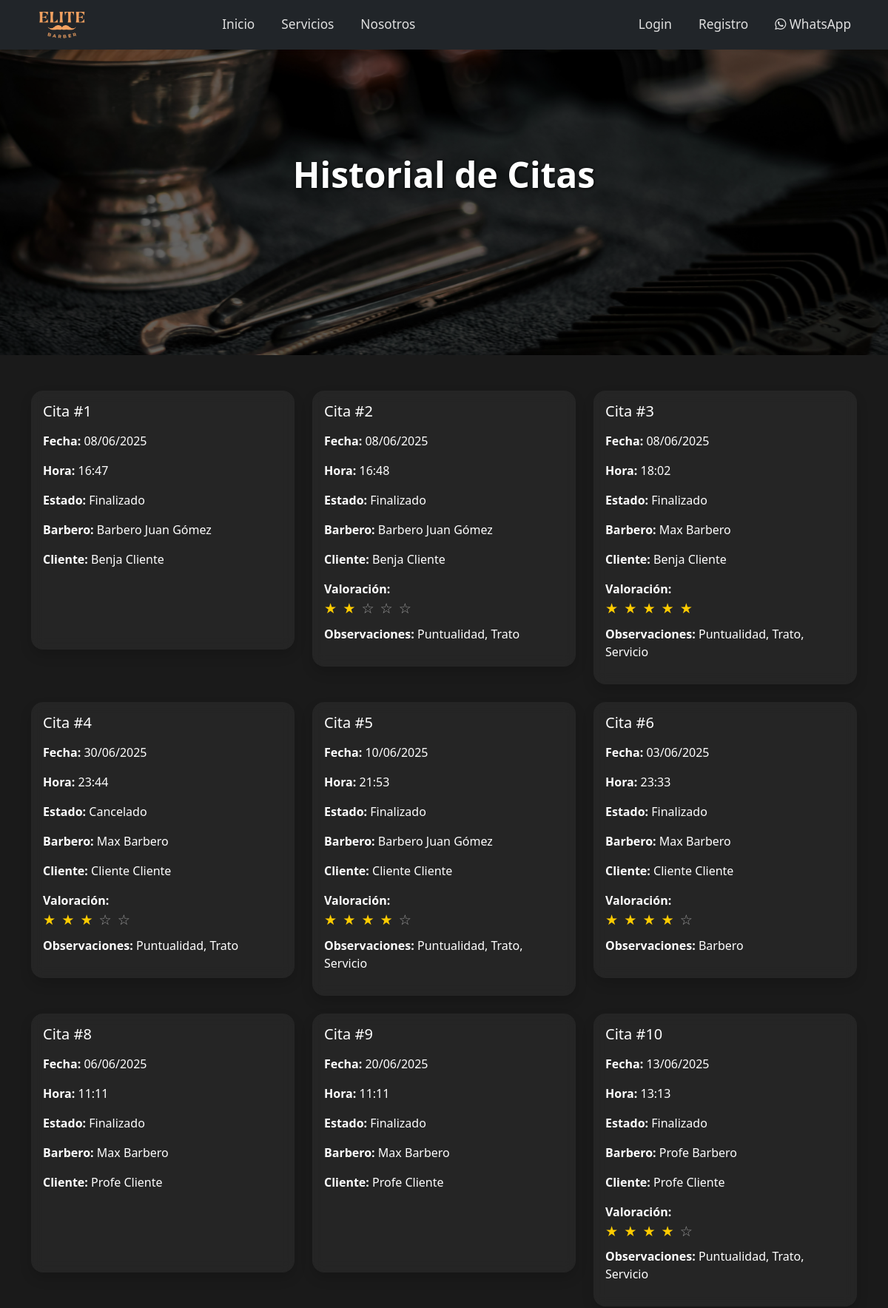
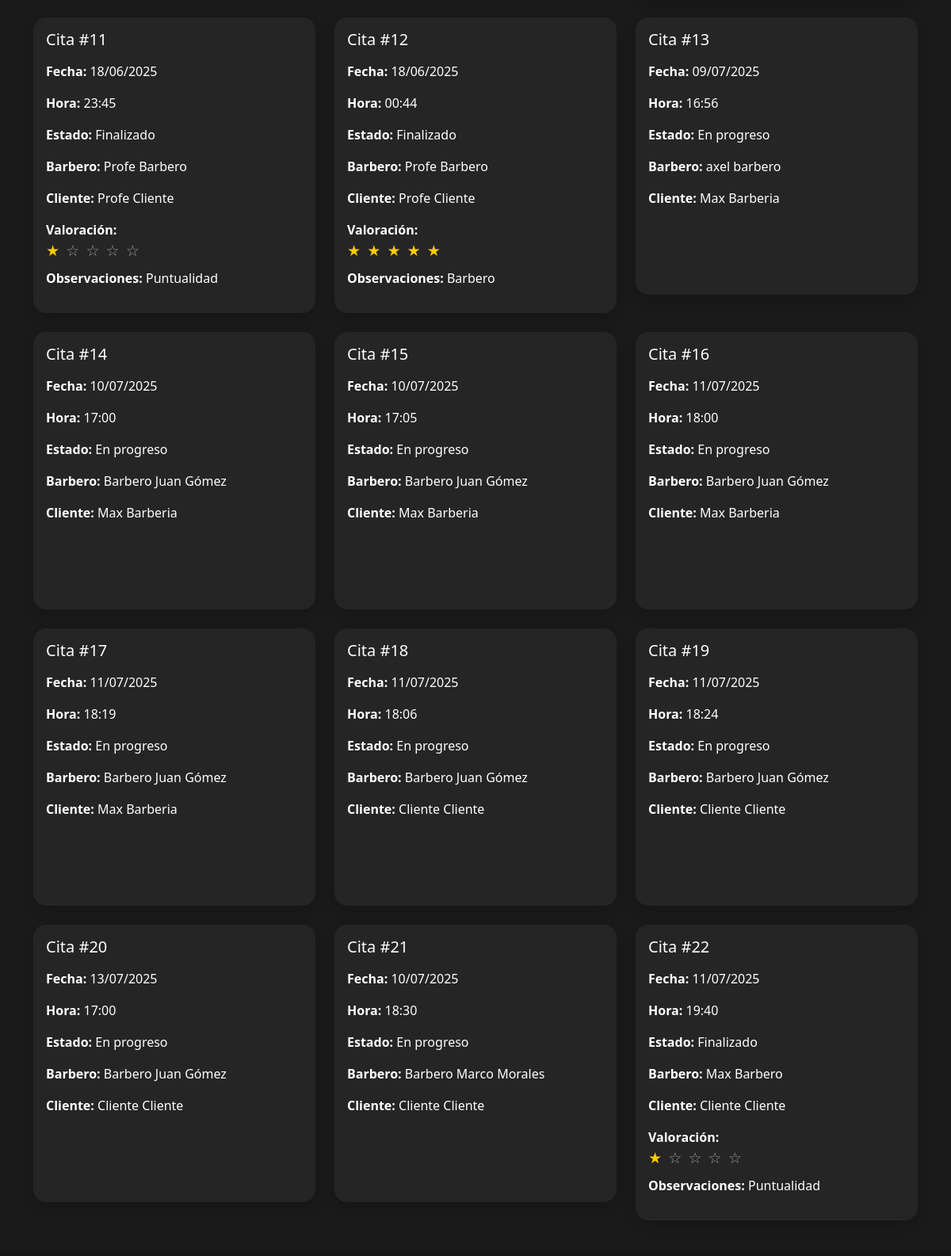
Screenshot of /registro_citas/ (upper part) with the database file from the repository (2 pictures, top to bottom).
### gestion3/models.py (models this page shows, shortened)
class Cita(models.Model):
    id_cita = models.AutoField(primary_key=True)
    id_cliente = models.ForeignKey(Usuario, on_delete=models.CASCADE, related_name='citas_cliente')
    id_servicio = models.ForeignKey(Servicio, on_delete=models.CASCADE)
    id_estado_cita = models.ForeignKey(EstadoCita, on_delete=models.CASCADE)
    fecha_cita = models.DateField()
    hora_cita = models.TimeField()

class EstadoCita(models.Model):
    id_estado_cita = models.AutoField(primary_key=True)
    ESTADO_CITA_CHOICES = [
        ('En progreso', 'En progreso'),
        ('Finalizado', 'Finalizado'),
        ('Cancelado', 'Cancelado'),
    ]
    estado_cita = models.CharField(max_length=20, choices=ESTADO_CITA_CHOICES)

class Servicio(models.Model):
    id_servicio = models.AutoField(primary_key=True)
    id_usuario = models.ForeignKey(Usuario, on_delete=models.CASCADE)
    id_subservicio = models.ForeignKey(SubServicio, on_delete=models.CASCADE)
    descripcion = models.TextField(null=True, blank=True)
    duracion_minutos = models.PositiveIntegerField()
    precio = models.FloatField()

class Usuario(models.Model):
    id_usuario = models.AutoField(primary_key=True)
    id_tipo_usuario = models.ForeignKey(TipoUsuario, on_delete=models.CASCADE)
    nombre = models.CharField(max_length=100)
    apellido = models.CharField(max_length=100)
    telefono = models.CharField(max_length=20, null=True, blank=True)
    correo = models.EmailField(null=True, blank=True)
    contraseña_hash = models.CharField(max_length=255)
    descripcion_usuario = models.TextField(null=True, blank=True)
    imagen = models.ImageField(upload_to='usuarios/', null=True, blank=True)
    id_estado_usuario = models.ForeignKey(EstadoUsuario, on_delete=models.CASCADE)

### gestion3/views.py (the view)
# urls.py: path('registro_citas/', views.registro_citas, name='registro_citas'),
def registro_citas(request):
    citas = Cita.objects.all()
    citas_con_valoracion = []
    for cita in citas:
        observaciones = ValoracionObservacion.objects.filter(id_cita=cita)
        if observaciones.exists():
            valoracion = observaciones.first().valoracion
            observaciones_list = [obs.id_observacion.nombre_observacion for obs in observaciones]
        else:
            valoracion = None
            observaciones_list = []
        citas_con_valoracion.append({
            'cita': cita,
            'valoracion': valoracion,
            'observaciones': observaciones_list
        })
    return render(request, 'gestion3/registro_citas.html', {
        'citas_con_valoracion': citas_con_valoracion
    })

### gestion3/context_processors.py (called while the page is built)
def tipo_usuario_context(request):
    tipo_usuario = None
    if request.session.get('usuario_id'):
        try:
            usuario = Usuario.objects.get(id_usuario=request.session['usuario_id'])
            tipo_usuario = usuario.id_tipo_usuario.tipo
        except Usuario.DoesNotExist:
            pass
    return {'tipo_usuario': tipo_usuario}

### gestion3/templates/gestion3/registro_citas.html (shortened to what this page needs)
{% load static %}
<!DOCTYPE html>
<html lang="es">
<head>
  <link href="https://cdn.jsdelivr.net/npm/bootstrap@5.3.0/dist/css/bootstrap.min.css" rel="stylesheet" />
  <link rel="stylesheet" href="{% static 'gestion3/css/nav.css' %}" />
  <link rel="stylesheet" href="{% static 'gestion3/css/historial_citas.css' %}" />
</head>
<body>
  {% include 'gestion3/nav.html' %}
  <header class="hero-citas text-white text-center">
    <div class="overlay"></div>
    <div class="container position-relative z-1">
      <h1 class="display-5 fw-bold">Historial de Citas</h1>
    </div>
  </header>
  <main class="container py-5">
    <div class="row g-4">
      {% for item in citas_con_valoracion %}
        <div class="col-md-6 col-lg-4">
          <div class="card cita-card shadow {% if item.cita.id_estado_cita.estado_cita == 'Finalizado' %}finalizada{% elif item.cita.id_estado_cita.estado_cita == 'Cancelado' %}rechazada{% else %}activa{% endif %}">
            <div class="card-body">
              <h5 class="card-title mb-3">Cita #{{ item.cita.id_cita }}</h5>
              <p><strong>Fecha:</strong> {{ item.cita.fecha_cita|date:"d/m/Y" }}</p>
              <p><strong>Hora:</strong> {{ item.cita.hora_cita }}</p>
              <p><strong>Estado:</strong> {{ item.cita.id_estado_cita.estado_cita }}</p>
              <p><strong>Barbero:</strong> {{ item.cita.id_servicio.id_usuario.nombre }} {{ item.cita.id_servicio.id_usuario.apellido }}</p>
              <p><strong>Cliente:</strong> {{ item.cita.id_cliente.nombre }} {{ item.cita.id_cliente.apellido }}</p>
              {% if item.valoracion %}
                <div class="mt-3">
                  <strong>Valoración:</strong>
                  <div class="estrellas">
                    {% for i in "12345" %}
                      {% if forloop.counter <= item.valoracion %}
                        <span class="estrella llena">&#9733;</span>
                      {% else %}
                        <span class="estrella vacia">&#9734;</span>
                      {% endif %}
                    {% endfor %}
                  </div>
                  <p class="mt-2"><strong>Observaciones:</strong> {{ item.observaciones|join:", " }}</p>
                </div>
              {% endif %}
            </div>
          </div>
        </div>
      {% empty %}
        <div class="col-12 text-center">
          <p class="text-muted fs-5">No hay citas registradas.</p>
        </div>
      {% endfor %}
    </div>
  </main>
</body>
</html>

### gestion3/static/gestion3/css/historial_citas.css (style rules this page uses)
body { background: #1a1a1a; color: #fff; font-family: 'Segoe UI', sans-serif; margin: 0; padding: 0; }
.hero-citas { position: relative; height: 60vh; background: url('/static/gestion3/images/fondo-main.jpeg') center center / cover no-repeat; display: flex; align-items: center; justify-content: center; text-shadow: 1px 1px 4px #000; }
.hero-citas .overlay { position: absolute; inset: 0; background-color: rgba(0, 0, 0, 0.6); z-index: 0; }
.hero-citas .container { position: relative; z-index: 1; }
.card.cita-card { border: none; border-radius: 16px; overflow: hidden; transition: transform 0.3s ease; background-color: rgba(255, 255, 255, 0.05); backdrop-filter: blur(8px); color: white; min-height: 350px; }
.finalizada { border-left: 5px solid #4caf50; }
.rechazada { border-left: 5px solid #f44336; }
.activa { border-left: 5px solid #2196f3; }
.estrellas { font-size: 1.2rem; }
.estrella { margin-right: 3px; }
.estrella.llena { color: #ffcc00; }
.estrella.vacia { color: #999; }

### rows the page displays
Cita: cita.id_cita "1", cita.fecha_cita "08/06/2025", cita.hora_cita "16:47", cita.id_estado_cita.estado_cita "Finalizado", cita.id_servicio.id_usuario.nombre "Barbero Juan", cita.id_servicio.id_usuario.apellido "Gómez", cita.id_cliente.nombre "Benja", cita.id_cliente.apellido "Cliente"
Cita: cita.id_cita "2", cita.fecha_cita "08/06/2025", cita.hora_cita "16:48", cita.id_estado_cita.estado_cita "Finalizado", cita.id_servicio.id_usuario.nombre "Barbero Juan", cita.id_servicio.id_usuario.apellido "Gómez", cita.id_cliente.nombre "Benja", cita.id_cliente.apellido "Cliente", observaciones "Puntualidad, Trato"
Cita: cita.id_cita "3", cita.fecha_cita "08/06/2025", cita.hora_cita "18:02", cita.id_estado_cita.estado_cita "Finalizado", cita.id_servicio.id_usuario.nombre "Max", cita.id_servicio.id_usuario.apellido "Barbero", cita.id_cliente.nombre "Benja", cita.id_cliente.apellido "Cliente", observaciones "Puntualidad, Trato, Servicio"
Cita: cita.id_cita "4", cita.fecha_cita "30/06/2025", cita.hora_cita "23:44", cita.id_estado_cita.estado_cita "Cancelado", cita.id_servicio.id_usuario.nombre "Max", cita.id_servicio.id_usuario.apellido "Barbero", cita.id_cliente.nombre "Cliente", cita.id_cliente.apellido "Cliente", observaciones "Puntualidad, Trato"
Cita: cita.id_cita "5", cita.fecha_cita "10/06/2025", cita.hora_cita "21:53", cita.id_estado_cita.estado_cita "Finalizado", cita.id_servicio.id_usuario.nombre "Barbero Juan", cita.id_servicio.id_usuario.apellido "Gómez", cita.id_cliente.nombre "Cliente", cita.id_cliente.apellido "Cliente", observaciones "Puntualidad, Trato, Servicio"
Cita: cita.id_cita "6", cita.fecha_cita "03/06/2025", cita.hora_cita "23:33", cita.id_estado_cita.estado_cita "Finalizado", cita.id_servicio.id_usuario.nombre "Max", cita.id_servicio.id_usuario.apellido "Barbero", cita.id_cliente.nombre "Cliente", cita.id_cliente.apellido "Cliente", observaciones "Barbero"
Cita: cita.id_cita "8", cita.fecha_cita "06/06/2025", cita.hora_cita "11:11", cita.id_estado_cita.estado_cita "Finalizado", cita.id_servicio.id_usuario.nombre "Max", cita.id_servicio.id_usuario.apellido "Barbero", cita.id_cliente.nombre "Profe", cita.id_cliente.apellido "Cliente"
Cita: cita.id_cita "9", cita.fecha_cita "20/06/2025", cita.hora_cita "11:11", cita.id_estado_cita.estado_cita "Finalizado", cita.id_servicio.id_usuario.nombre "Max", cita.id_servicio.id_usuario.apellido "Barbero", cita.id_cliente.nombre "Profe", cita.id_cliente.apellido "Cliente"
Cita: cita.id_cita "10", cita.fecha_cita "13/06/2025", cita.hora_cita "13:13", cita.id_estado_cita.estado_cita "Finalizado", cita.id_servicio.id_usuario.nombre "Profe", cita.id_servicio.id_usuario.apellido "Barbero", cita.id_cliente.nombre "Profe", cita.id_cliente.apellido "Cliente", observaciones "Puntualidad, Trato, Servicio"
Cita: cita.id_cita "11", cita.fecha_cita "18/06/2025", cita.hora_cita "23:45", cita.id_estado_cita.estado_cita "Finalizado", cita.id_servicio.id_usuario.nombre "Profe", cita.id_servicio.id_usuario.apellido "Barbero", cita.id_cliente.nombre "Profe", cita.id_cliente.apellido "Cliente", observaciones "Puntualidad"
Cita: cita.id_cita "12", cita.fecha_cita "18/06/2025", cita.hora_cita "00:44", cita.id_estado_cita.estado_cita "Finalizado", cita.id_servicio.id_usuario.nombre "Profe", cita.id_servicio.id_usuario.apellido "Barbero", cita.id_cliente.nombre "Profe", cita.id_cliente.apellido "Cliente", observaciones "Barbero"
Cita: cita.id_cita "13", cita.fecha_cita "09/07/2025", cita.hora_cita "16:56", cita.id_estado_cita.estado_cita "En progreso", cita.id_servicio.id_usuario.nombre "axel", cita.id_servicio.id_usuario.apellido "barbero", cita.id_cliente.nombre "Max", cita.id_cliente.apellido "Barberia"
Cita: cita.id_cita "14", cita.fecha_cita "10/07/2025", cita.hora_cita "17:00", cita.id_estado_cita.estado_cita "En progreso", cita.id_servicio.id_usuario.nombre "Barbero Juan", cita.id_servicio.id_usuario.apellido "Gómez", cita.id_cliente.nombre "Max", cita.id_cliente.apellido "Barberia"
Cita: cita.id_cita "15", cita.fecha_cita "10/07/2025", cita.hora_cita "17:05", cita.id_estado_cita.estado_cita "En progreso", cita.id_servicio.id_usuario.nombre "Barbero Juan", cita.id_servicio.id_usuario.apellido "Gómez", cita.id_cliente.nombre "Max", cita.id_cliente.apellido "Barberia"
Cita: cita.id_cita "16", cita.fecha_cita "11/07/2025", cita.hora_cita "18:00", cita.id_estado_cita.estado_cita "En progreso", cita.id_servicio.id_usuario.nombre "Barbero Juan", cita.id_servicio.id_usuario.apellido "Gómez", cita.id_cliente.nombre "Max", cita.id_cliente.apellido "Barberia"
Cita: cita.id_cita "17", cita.fecha_cita "11/07/2025", cita.hora_cita "18:19", cita.id_estado_cita.estado_cita "En progreso", cita.id_servicio.id_usuario.nombre "Barbero Juan", cita.id_servicio.id_usuario.apellido "Gómez", cita.id_cliente.nombre "Max", cita.id_cliente.apellido "Barberia"
Cita: cita.id_cita "18", cita.fecha_cita "11/07/2025", cita.hora_cita "18:06", cita.id_estado_cita.estado_cita "En progreso", cita.id_servicio.id_usuario.nombre "Barbero Juan", cita.id_servicio.id_usuario.apellido "Gómez", cita.id_cliente.nombre "Cliente", cita.id_cliente.apellido "Cliente"
Cita: cita.id_cita "19", cita.fecha_cita "11/07/2025", cita.hora_cita "18:24", cita.id_estado_cita.estado_cita "En progreso", cita.id_servicio.id_usuario.nombre "Barbero Juan", cita.id_servicio.id_usuario.apellido "Gómez", cita.id_cliente.nombre "Cliente", cita.id_cliente.apellido "Cliente"
Cita: cita.id_cita "20", cita.fecha_cita "13/07/2025", cita.hora_cita "17:00", cita.id_estado_cita.estado_cita "En progreso", cita.id_servicio.id_usuario.nombre "Barbero Juan", cita.id_servicio.id_usuario.apellido "Gómez", cita.id_cliente.nombre "Cliente", cita.id_cliente.apellido "Cliente"
Cita: cita.id_cita "21", cita.fecha_cita "10/07/2025", cita.hora_cita "18:30", cita.id_estado_cita.estado_cita "En progreso", cita.id_servicio.id_usuario.nombre "Barbero Marco", cita.id_servicio.id_usuario.apellido "Morales", cita.id_cliente.nombre "Cliente", cita.id_cliente.apellido "Cliente"
Cita: cita.id_cita "22", cita.fecha_cita "11/07/2025", cita.hora_cita "19:40", cita.id_estado_cita.estado_cita "Finalizado", cita.id_servicio.id_usuario.nombre "Max", cita.id_servicio.id_usuario.apellido "Barbero", cita.id_cliente.nombre "Cliente", cita.id_cliente.apellido "Cliente", observaciones "Puntualidad"
